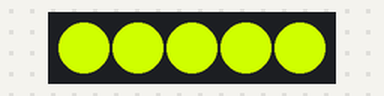
Simulated run of this sketch. Board: Arduino Uno, built with avr-gcc and run on an emulated ATmega328P. Shown: 5 RGB LEDs in strip order, left to right. Colours are those a GRB WS2812 strip shows for the declared byte order.

Above: at 0.1 s.
At 125.4 s:
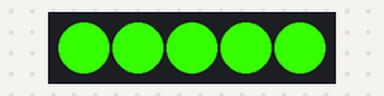
Timing chart, 0 to 126.9 s (numbered marks = the images above):
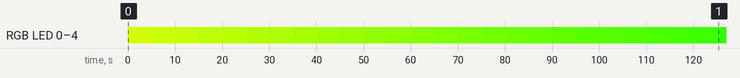

Measured:
- by itself, RGB LED 0–4: off → RGB(207, 255, 0) at 0.01 s, → RGB(201, 255, 0) 5.0 s later, → RGB(198, 255, 0) 5.0 s later, → RGB(191, 255, 0) 5.0 s later, … (26 changes in this stretch)

The sketch:

firmware.ino
```cpp
#include <FastLED.h>
#define NUM_LEDS 5
#define DATA_PIN 3
#define FRAMES_PER_SECOND 60   // how fast should the led animation render
#define BRIGHTNESS  255        // sets the overall brightness of the leds
#define MIN_HEAT 10
#define MAX_HEAT 150
#define HEAT_CHANGE_INCR 2
#define SECONDS_PER_COLOR_STEP 5

CRGB leds[NUM_LEDS];

CRGBPalette16 currentPalette = HeatColors_p; // sets a variable for CRGBPalette16 which allows us to change this value later

void setup() {
  Serial.begin(9600);
  FastLED.addLeds<WS2812B, DATA_PIN, RGB>(leds, NUM_LEDS);
  FastLED.setBrightness( BRIGHTNESS );   // sets the brightness to the predetermined levels
}

void loop() {

  update_colors(); // calls the function defined below this loop & runs simulation frames, using palette colors

  FastLED.show(); // display this frame
  FastLED.delay(1000 / FRAMES_PER_SECOND); // sets a delay using the number 1000 devided by the predetermined frames per second.
}

void update_colors()   // defines a new function
{
  // Array of temperature readings at each simulation cell
  static byte heat[NUM_LEDS];
  static byte cur_heat = 150;
  static bool going_down = true;
  static unsigned long last_color_update = 0;

  if ((millis() - last_color_update) > SECONDS_PER_COLOR_STEP * 1000)
  {
    last_color_update = millis();
     if (going_down)
      {
        if (cur_heat < MIN_HEAT)
        {
          going_down = !going_down;
        }
        else
        {
          cur_heat -= HEAT_CHANGE_INCR;
        }
      }
      else {
        if (cur_heat > MAX_HEAT)
        {
          going_down = ! going_down;
        }
        else {
          cur_heat += HEAT_CHANGE_INCR;
        }
      }
  }

  for ( int j = 0; j < NUM_LEDS; j++) {
    // Scale the heat value from 0-255 down to 0-240
    // for best results with color palettes.
    byte colorindex = scale8( cur_heat, 248);
    leds[j] = ColorFromPalette( currentPalette, colorindex);
  }
}
```
